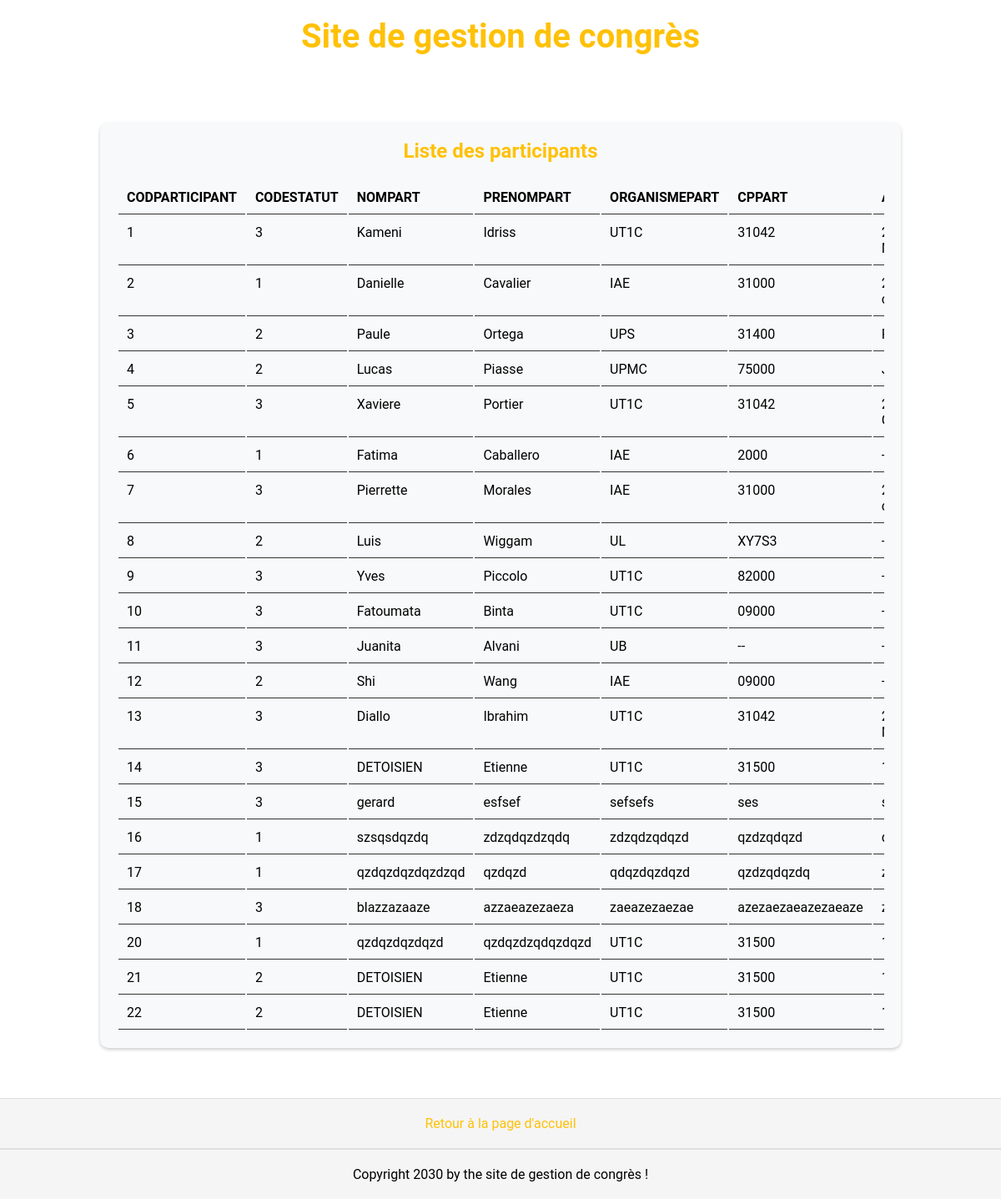
/participants, run on the app's committed database.
### tables this page shows
CREATE TABLE `participants` (
  `CODPARTICIPANT` INTEGER NOT NULL PRIMARY KEY AUTOINCREMENT,
  `CODESTATUT` INTEGER NOT NULL,
  `NOMPART` char(32) NOT NULL,
  `PRENOMPART` char(32) NOT NULL,
  `ORGANISMEPART` char(32) NOT NULL,
  `CPPART` char(32) NOT NULL,
  `ADRPART` char(32) NOT NULL,
  `VILLEPART` char(32) NOT NULL,
  `PAYSPART` char(32) NOT NULL,
  `EMAILPART` char(32) NOT NULL,
  `DTINSCRIPTION` date DEFAULT NULL,
  CONSTRAINT `participants_ibfk_1` FOREIGN KEY (`CODESTATUT`) REFERENCES `statuts` (`CODESTATUT`)
);

### app.py (the view)
@app.route("/participants")
def participant():
    connexion = create_connexion()
    query = "select * from participants;"
    result = query_db(connexion, query)
    data = result[0]
    metadata = result[1]
    column = [meta[0] for meta in metadata]
    connexion.close()
    return render_template("participant.html", data=data, column=column)

### app.py (called while the page is built)
def create_connexion():
    if not os.path.exists(db_path):
        raise ValueError("Le chemin n'existe pas")
    try:
        connection = sqlite3.connect(db_path)
    except:
        raise ValueError("Echec de la connexion ")
    return connection

def query_db(connexion, query, params=None):
    cursor = connexion.cursor()
    if params:
        cursor.execute(query, params)
    else:
        cursor.execute(query)
    result = cursor.fetchall()
    metadata = cursor.description
    return (result, metadata)

### templates/participant.html (shortened to what this page needs)
{% extends 'base.html' %}
{% block styles %}
<link rel="stylesheet" href="{{url_for('static', filename='participant.css')}}">
{% endblock %}
{% block content %}
<div class="container">
    <h2>Liste des participants</h2>
    <div class="table-container">
        <table>
            <thead>
                <tr>
                    {% for title in column %}
                    <th>{{ title }}</th>
                    {% endfor %}
                </tr>
            </thead>
            <tbody>
                {% for participant in data %}
                <tr>
                    <td>{{participant[0]}}</td>
                    <td>{{participant[1]}}</td>
                    <td>{{participant[2]}}</td>
                    <td>{{participant[3]}}</td>
                    <td>{{participant[4]}}</td>
                    <td>{{participant[5]}}</td>
                    <td>{{participant[6]}}</td>
                </tr>
                {% endfor %}
            </tbody>
        </table>
    </div>
</div>
{% endblock %}

### static/base.css (style rules this page uses)
* { margin: 0; padding: 0; box-sizing: border-box; }
body { font-family: 'Roboto', sans-serif; display: flex; flex-direction: column; position: relative; height: 100vh; }

### static/participant.css (style rules this page uses)
.container { display: flex; flex-direction: column; align-items: center; margin-top: 60px; width: 80%; box-shadow: 0 2px 4px rgba(0, 0, 0, 0.2); border-radius: 10px; margin-bottom: 60px; position: relative; left: 50%; transform: translateX(-50%); background-color: #f8f9fa; padding: 20px; position: relative; }
h2 { color: #ffc107; }
.container table { display: block; position: relative; margin-top: 20px; width: 100%; }
table th, table td { text-align: left; padding: 10px; vertical-align: top; border-bottom: solid 1px #333; }
.table-container { width: 100%; overflow-x: auto; display: flex; align-items: center; justify-content: center; }

### data on the page
participants: CODPARTICIPANT "1", CODESTATUT "3", NOMPART "Kameni", PRENOMPART "Idriss", ORGANISMEPART "UT1C", CPPART "31042"
participants: CODPARTICIPANT "2", CODESTATUT "1", NOMPART "Danielle", PRENOMPART "Cavalier", ORGANISMEPART "IAE", CPPART "31000"
participants: CODPARTICIPANT "3", CODESTATUT "2", NOMPART "Paule", PRENOMPART "Ortega", ORGANISMEPART "UPS", CPPART "31400"
participants: CODPARTICIPANT "4", CODESTATUT "2", NOMPART "Lucas", PRENOMPART "Piasse", ORGANISMEPART "UPMC", CPPART "75000"
participants: CODPARTICIPANT "5", CODESTATUT "3", NOMPART "Xaviere", PRENOMPART "Portier", ORGANISMEPART "UT1C", CPPART "31042"
participants: CODPARTICIPANT "6", CODESTATUT "1", NOMPART "Fatima", PRENOMPART "Caballero", ORGANISMEPART "IAE", CPPART "2000"
participants: CODPARTICIPANT "7", CODESTATUT "3", NOMPART "Pierrette", PRENOMPART "Morales", ORGANISMEPART "IAE", CPPART "31000"
participants: CODPARTICIPANT "8", CODESTATUT "2", NOMPART "Luis", PRENOMPART "Wiggam", ORGANISMEPART "UL", CPPART "XY7S3"
participants: CODPARTICIPANT "9", CODESTATUT "3", NOMPART "Yves", PRENOMPART "Piccolo", ORGANISMEPART "UT1C", CPPART "82000"
participants: CODPARTICIPANT "10", CODESTATUT "3", NOMPART "Fatoumata", PRENOMPART "Binta", ORGANISMEPART "UT1C", CPPART "09000"
participants: CODPARTICIPANT "11", CODESTATUT "3", NOMPART "Juanita", PRENOMPART "Alvani", ORGANISMEPART "UB", CPPART "--"
participants: CODPARTICIPANT "12", CODESTATUT "2", NOMPART "Shi", PRENOMPART "Wang", ORGANISMEPART "IAE", CPPART "09000"
participants: CODPARTICIPANT "13", CODESTATUT "3", NOMPART "Diallo", PRENOMPART "Ibrahim", ORGANISMEPART "UT1C", CPPART "31042"
participants: CODPARTICIPANT "14", CODESTATUT "3", NOMPART "DETOISIEN", PRENOMPART "Etienne", ORGANISMEPART "UT1C", CPPART "31500"
participants: CODPARTICIPANT "15", CODESTATUT "3", NOMPART "gerard", PRENOMPART "esfsef", ORGANISMEPART "sefsefs", CPPART "ses"
participants: CODPARTICIPANT "16", CODESTATUT "1", NOMPART "szsqsdqzdq", PRENOMPART "zdzqdqzdzqdq", ORGANISMEPART "zdzqdzqdqzd", CPPART "qzdzqdqzd"
participants: CODPARTICIPANT "17", CODESTATUT "1", NOMPART "qzdqzdqzdqzdzqd", PRENOMPART "qzdqzd", ORGANISMEPART "qdqzdqzdqzd", CPPART "qzdzqdqzdq"
participants: CODPARTICIPANT "18", CODESTATUT "3", NOMPART "blazzazaaze", PRENOMPART "azzaeazezaeza", ORGANISMEPART "zaeazezaezae", CPPART "azezaezaeazezaeaze"
participants: CODPARTICIPANT "20", CODESTATUT "1", NOMPART "qzdqzdqzdqzd", PRENOMPART "qzdqzdzqdqzdqzd", ORGANISMEPART "UT1C", CPPART "31500"
participants: CODPARTICIPANT "21", CODESTATUT "2", NOMPART "DETOISIEN", PRENOMPART "Etienne", ORGANISMEPART "UT1C", CPPART "31500"
participants: CODPARTICIPANT "22", CODESTATUT "2", NOMPART "DETOISIEN", PRENOMPART "Etienne", ORGANISMEPART "UT1C", CPPART "31500"

### other printed values
{{ title }} "CODPARTICIPANT" "CODESTATUT" "NOMPART" "PRENOMPART" "ORGANISMEPART" "CPPART"
